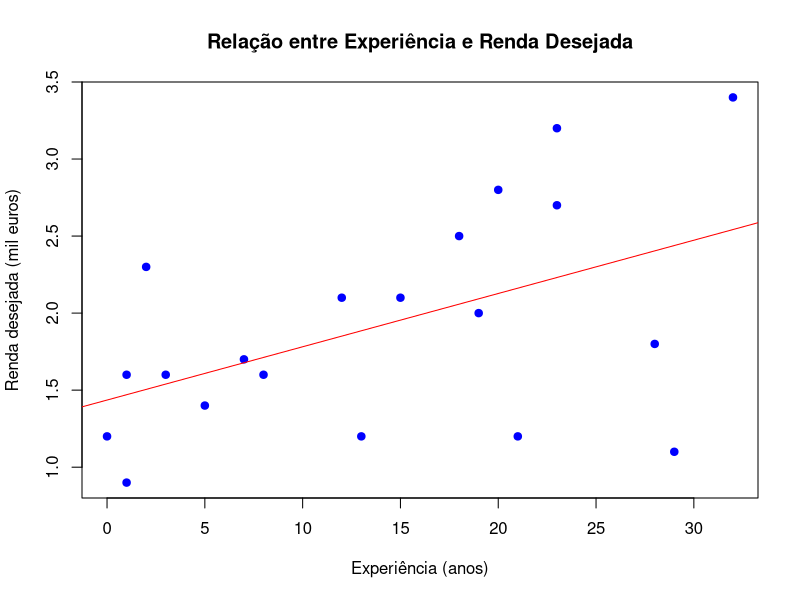
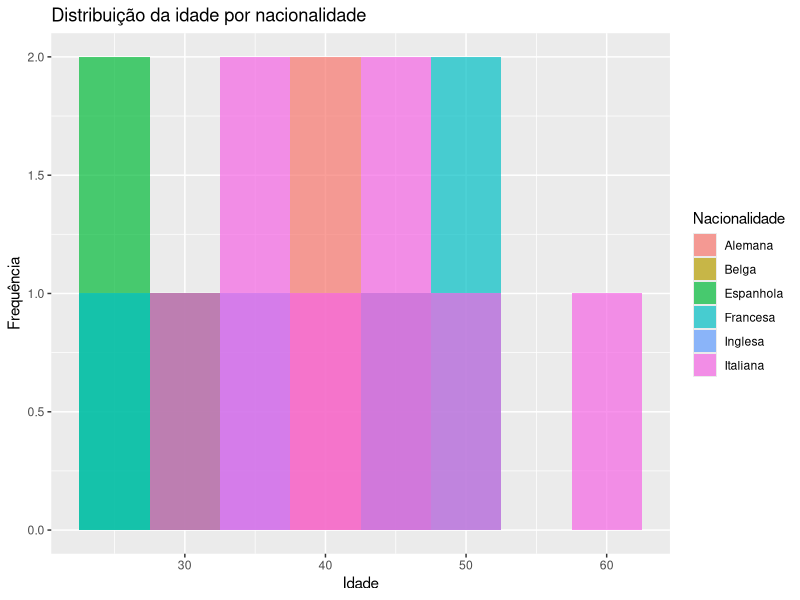
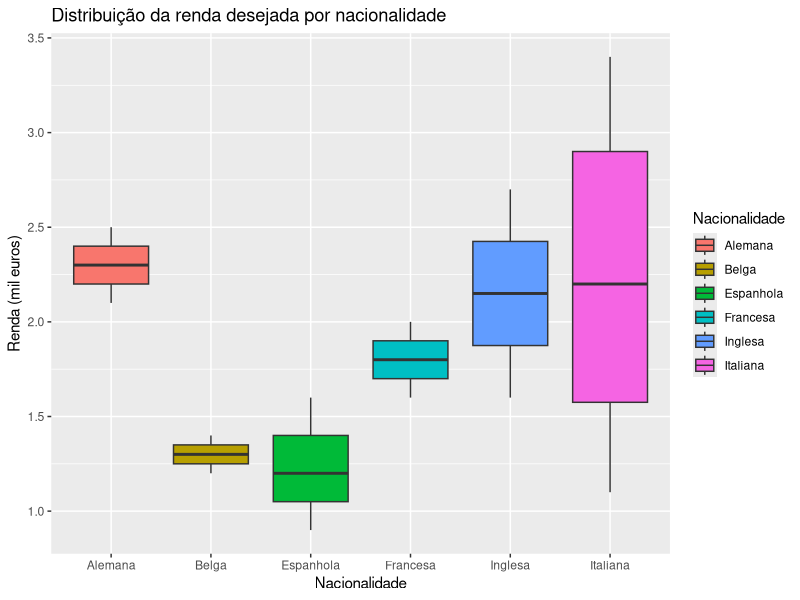

Write R code to recreate these figures, in order.
# =====================================================
# Item 1 - Média, mediana e desvio padrão
# =====================================================

dados <- data.frame(
  Idade = c(28,34,46,26,37,29,51,31,39,43,58,44,25,23,52,42,48,33,38,46),
  Nacionalidade = c("Italiana","Inglesa","Belga","Espanhola","Italiana",
                    "Espanhola","Francesa","Belga","Italiana","Italiana",
                    "Italiana","Inglesa","Francesa","Espanhola","Italiana",
                    "Alemana","Francesa","Italiana","Alemana","Italiana"),
  Renda = c(2.3,1.6,1.2,0.9,2.1,1.6,1.8,1.4,1.2,2.8,3.4,2.7,1.6,1.2,1.1,2.5,2.0,1.7,2.1,3.2),
  Experiencia = c(2,8,21,1,15,3,28,5,13,20,32,23,1,0,29,18,19,7,12,23)
)

summary_stats <- data.frame(
  Variável = c("Idade", "Renda", "Experiência"),
  Média = c(mean(dados$Idade), mean(dados$Renda), mean(dados$Experiencia)),
  Mediana = c(median(dados$Idade), median(dados$Renda), median(dados$Experiencia)),
  Desvio_Padrão = c(sd(dados$Idade), sd(dados$Renda), sd(dados$Experiencia))
)

print(summary_stats)


# =====================================================
# Item 2 - Agrupamento por nacionalidade
# =====================================================

install.packages("dplyr")
library(dplyr)

agrupado <- dados %>%
  group_by(Nacionalidade) %>%
  summarise(
    Renda_Média = mean(Renda),
    Experiência_Média = mean(Experiencia)
  )

print(agrupado)


# =====================================================
# Item 3 - Correlação entre experiência e renda desejada
# =====================================================

plot(dados$Experiencia, dados$Renda,
     main = "Relação entre Experiência e Renda Desejada",
     xlab = "Experiência (anos)", ylab = "Renda desejada (mil euros)",
     pch = 19, col = "blue")

abline(lm(Renda ~ Experiencia, data = dados), col = "red")

correlacao <- cor(dados$Experiencia, dados$Renda, method = "pearson")
print(correlacao)


# =====================================================
# Item 4 - Filtro de candidatos com critérios específicos
# =====================================================

filtro <- dados %>%
  filter(Experiencia >= 10, Renda < 2.0) %>%
  select(Nacionalidade, Idade, Renda, Experiencia)

print(filtro)
print(nrow(filtro))


# =====================================================
# Item 5 - Gráficos de idade e renda por nacionalidade
# =====================================================

install.packages("ggplot2")
library(ggplot2)

ggplot(dados, aes(x=Idade, fill=Nacionalidade)) +
  geom_histogram(binwidth=5, alpha=0.7, position="identity") +
  labs(title="Distribuição da idade por nacionalidade", x="Idade", y="Frequência")

ggplot(dados, aes(x=Nacionalidade, y=Renda, fill=Nacionalidade)) +
  geom_boxplot() +
  labs(title="Distribuição da renda desejada por nacionalidade", x="Nacionalidade", y="Renda (mil euros)")

